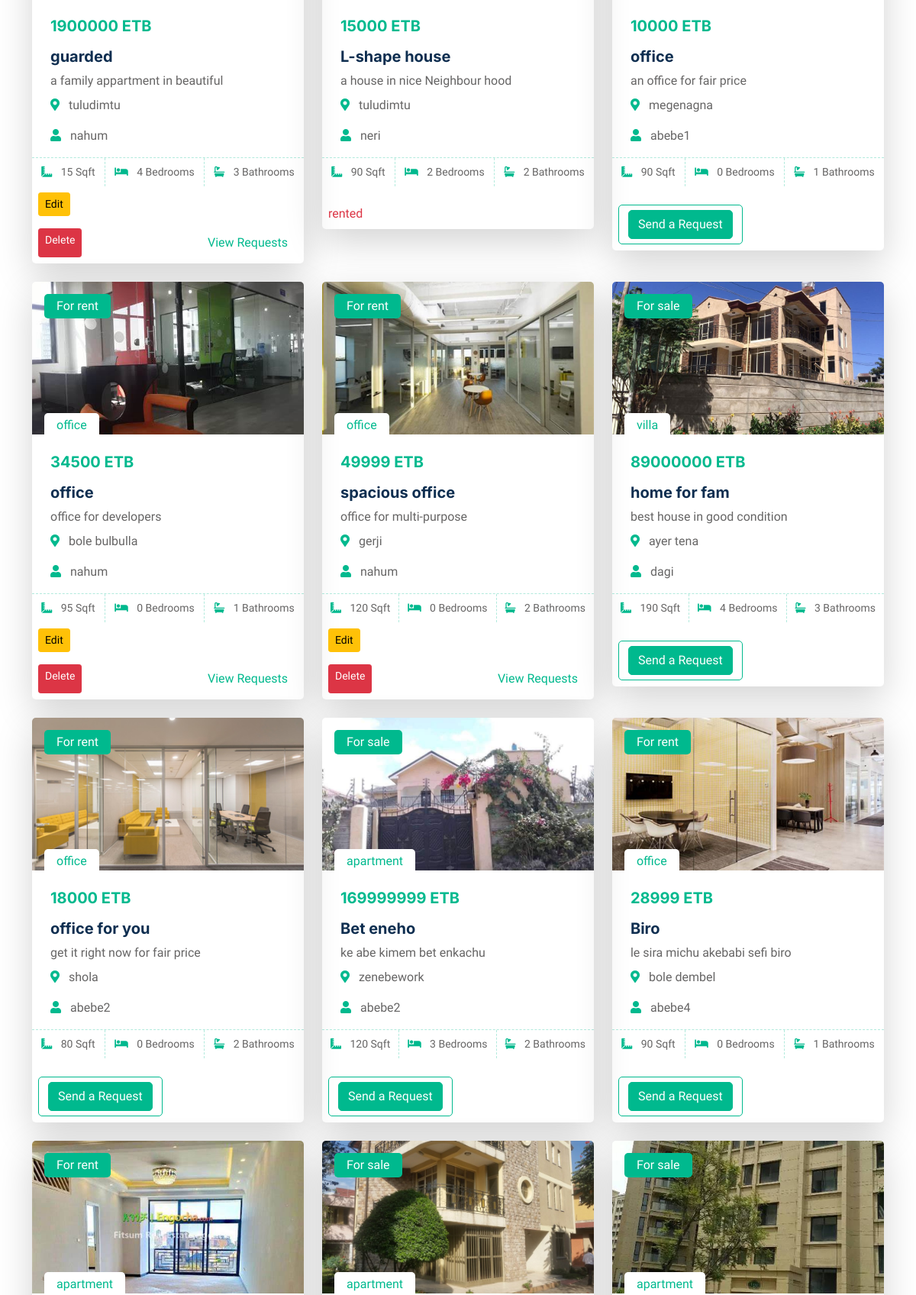
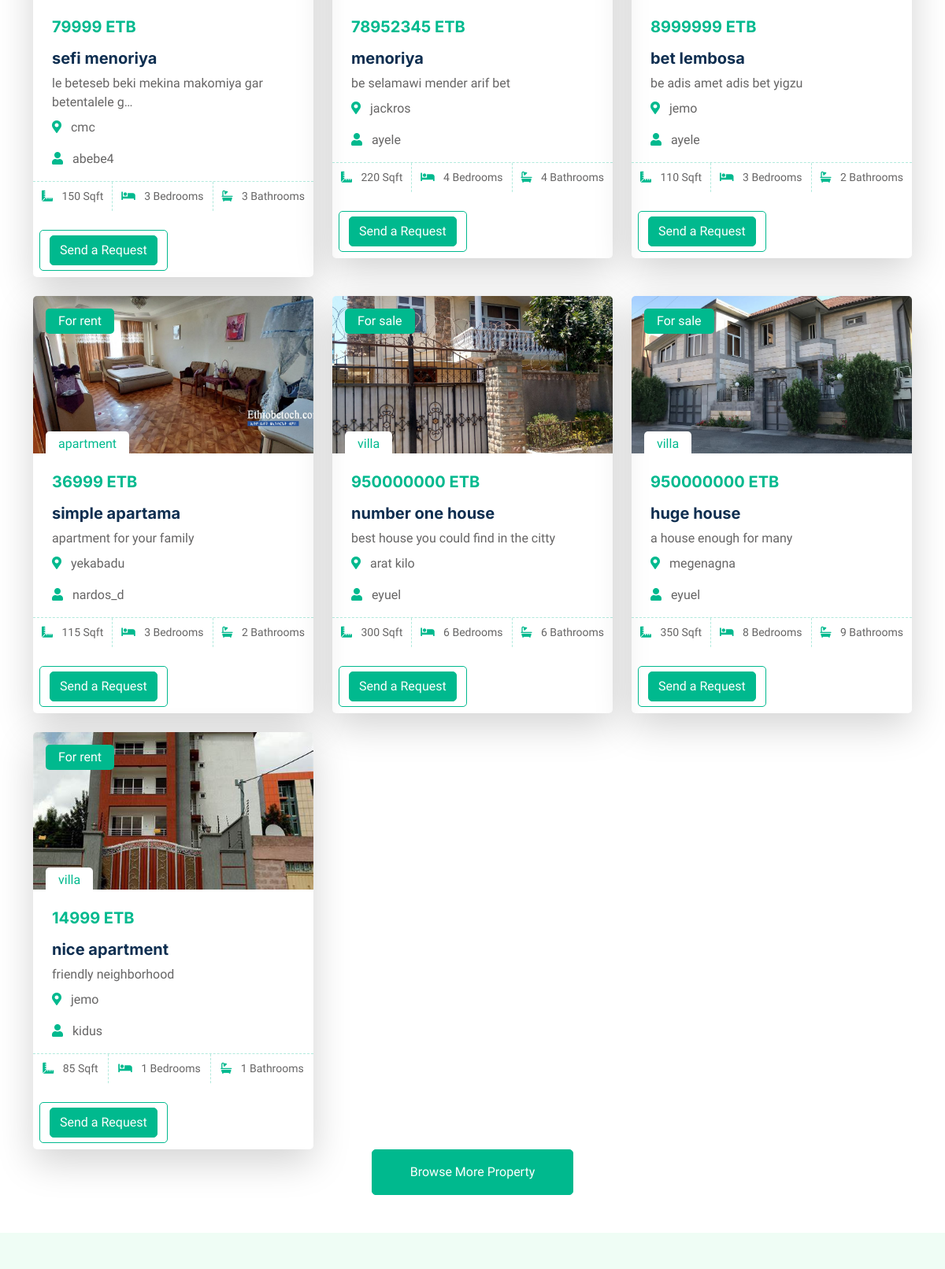
The page /property-list/ (signed in, middle part) on the database as committed earlier (2 pictures, top to bottom).
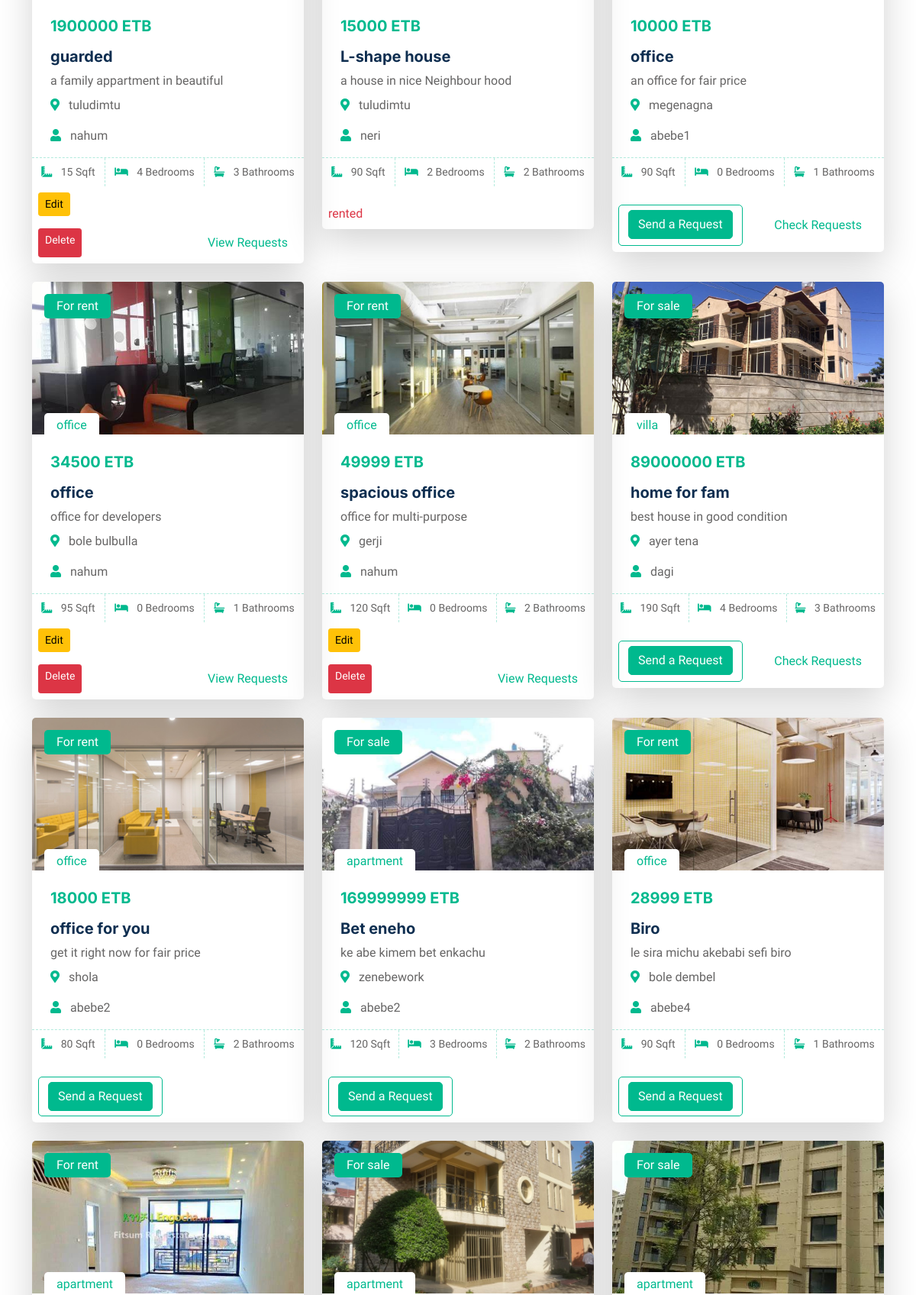
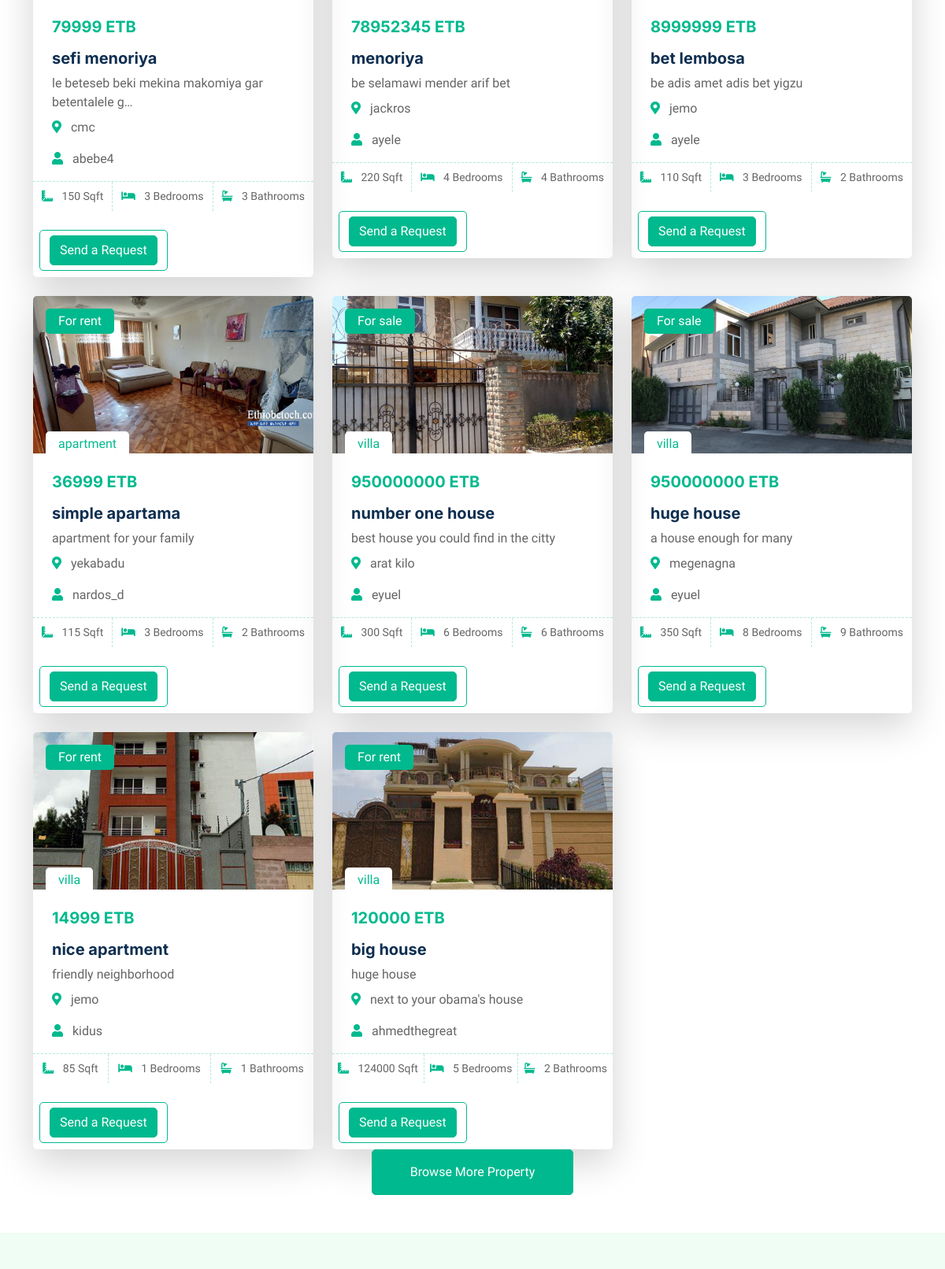
The same page on the database as committed later (2 pictures, top to bottom).
### main/models.py (models this page shows, shortened)
class Property(models.Model):
    user = models.ForeignKey(User, on_delete=models.CASCADE)
    title = models.CharField(max_length=122)
    description = models.TextField()
    PROPERTY_TYPES = [('villa', 'Villa'), ('apartment', 'Apartment'), ('office', 'Office')]
    PROPERTY_FOR = [('sale', 'Sale'), ('rent', 'Rent')]
    AVAILABILITY_CHOICES = [
        ('available', 'Available'),
        ('rented', 'Rented'),
        ('unavailable', 'Unavailable'),
        ('sold', 'Sold')
    ]
    property_type = models.CharField(max_length=122, choices=PROPERTY_TYPES, default='villa')
    property_for = models.CharField(max_length=122, choices=PROPERTY_FOR, default='sale')
    available = models.CharField(max_length=122, choices=AVAILABILITY_CHOICES, default='available')
    image = models.ImageField(upload_to='property_images', default='static/website/img/logo.jpg')
    bedrooms = models.IntegerField(default=0)
    bathrooms = models.IntegerField(default=0)
    price = models.IntegerField(default=0)
    area = models.IntegerField(default=0)
    location = models.CharField(max_length=122)

### main/views.py (the view)
# urls.py: path("property-list/", views.property_list, name="property-list"),
@login_required(login_url='login')
def property_list(request):
    properties = Property.objects.all()
    user_requests = Request.objects.filter(user=request.user).values_list('property_id', flat=True)
    property_type = request.GET.get('property_type', '').strip()
    property_for = request.GET.get('property_for', '').strip()
    location = request.GET.get('location', '').strip()
    price_min = request.GET.get('price_min', '').strip()
    price_max = request.GET.get('price_max', '').strip()
    if property_type and property_type in dict(Property.PROPERTY_TYPES):
        properties = properties.filter(property_type=property_type)
    if property_for and property_for in dict(Property.PROPERTY_FOR):
        properties = properties.filter(property_for=property_for)
    if location:
        properties = properties.filter(location__icontains=location)
    if price_min.isdigit():
        properties = properties.filter(price__gte=int(price_min))
    if price_max.isdigit():
        properties = properties.filter(price__lte=int(price_max))
    no_results = not properties.exists()
    return render(request, 'property-list.html', {'properties': properties, 'no_results': no_results, 'user_requests': user_requests,})

### main/templates/property-list.html (shortened to what this page needs)
{% load static %}
<!DOCTYPE html>
<html lang="en">
<head>
    <link href="https://cdnjs.cloudflare.com/ajax/libs/font-awesome/5.10.0/css/all.min.css" rel="stylesheet">
    <link href="https://cdn.jsdelivr.net/npm/bootstrap-icons@1.4.1/font/bootstrap-icons.css" rel="stylesheet">
    <link href="{% static 'website/lib/animate/animate.min.css' %}" rel="stylesheet">
    <link href="{% static 'website/lib/owlcarousel/assets/owl.carousel.min.css' %}" rel="stylesheet">
    <link href="{% static 'website/css/bootstrap.min.css' %}" rel="stylesheet">
    <link href="{% static 'website/css/style.css' %}" rel="stylesheet">
</head>
<body>
    <div class="container-xxl bg-white p-0">
        <div class="container-xxl py-5">
            <div class="container">
                <div class="tab-content">
                    <div id="tab-1" class="tab-pane fade show p-0 active">
                        <div class="row g-4">
                            {% for property in properties %}
                                <div class="col-lg-4 col-md-6 wow fadeInUp" data-wow-delay="0.1s">
                                    <div class="property-item rounded overflow-hidden shadow-lg">
                                        <div class="position-relative overflow-hidden">
                                            <div style="height: 200px"><img class="h-100 w-100" style="object-fit: cover" src="{{ property.image.url }}" alt="image of {{ property.title }}"></div>
                                            <div class="bg-primary rounded text-white position-absolute start-0 top-0 m-3 py-1 px-3"> For {{ property.property_for }} </div>
                                            <div class="bg-white rounded-top text-primary position-absolute start-0 bottom-0 mx-3 pt-1 px-3">{{ property.property_type }}</div>
                                        </div>
                                        <div class="p-4 pb-0">
                                            <h5 class="text-primary mb-3">{{ property.price }} ETB</h5>
                                            <p class="d-block h5 mb-2">{{ property.title }}</p>
                                            <p class="d-block h9 mb-2">{{ property.description|truncatechars:50 }}</p>
                                            <p><i class="fa fa-map-marker-alt text-primary me-2"></i> {{ property.location }}</p>
                                            <p><i class="fa fa-user text-primary me-2"></i> {{ property.user }}</p>
                                        </div>
                                        <div class="d-flex border-top">
                                            <small class="flex-fill text-center border-end py-2"><i class="fa fa-ruler-combined text-primary me-2"></i> {{ property.area }} Sqft</small>
                                            <small class="flex-fill text-center border-end py-2"><i class="fa fa-bed text-primary me-2"></i> {{ property.bedrooms }} Bedrooms</small>
                                            <small class="flex-fill text-center py-2"><i class="fa fa-bath text-primary me-2"></i> {{ property.bathrooms }} Bathrooms</small>
                                        </div>
                                        <div class="d-flex justify-content-between p-2">
                                            {% if user.is_authenticated and user == property.user %}
                                                <a href="{% url 'edit_property' property.id %}" class="btn btn-warning btn-sm">Edit</a>
                                            {% endif %}
                                        </div>
                                        <div class="d-flex justify-content-between p-2">
                                            {% if user.is_authenticated and user == property.user %}
                                                <a href="{% url 'delete_property' property.id %}" class="btn btn-danger btn-sm">Delete</a>
                                                <a href="{% url 'view_requests' property.id %}" class="btn btn-link">View Requests</a>
                                            {% endif %}
                                            {% if user.is_authenticated and user != property.user %}
                                                {% if property.available == 'available' %}
                                                    <div class="btn btn-outline-primary">
                                                        <a href="{% url 'send_request' property.id %}" class="btn btn-primary">Send a Request</a>
                                                    </div>
                                                {% else %}
                                                    <span class="text-danger">{{ property.available }}</span>
                                                {% endif %}
                                                {% if property.id in user_requests %}
                                                <div class="d-flex justify-content-between p-2">
                                                    <a href="{% url 'user_requests' %}" class="btn btn-link">Check Requests</a>
                                                </div>
                                                {% endif %}
                                            {% endif %}
                                        </div>
                                    </div>
                                </div>
                            {% endfor %}
                        </div>
                    </div>
                            <div class="col-12 text-center wow fadeInUp" data-wow-delay="0.1s">
                                <a class="btn btn-primary py-3 px-5" href="{% url 'property-list' %}">Browse More Property</a>
                            </div>
                        </div>
                    </div>
                </div>
            </div>
</body>
</html>

### static/website/css/style.css (style rules this page uses)
:root { --primary: #00B98E; --secondary: #FF6922; --light: #EFFDF5; --dark: #0E2E50; }
.btn { transition: .5s; }
.btn.btn-primary, .btn.btn-secondary { color: #FFFFFF; }
.property-item { box-shadow: 0 0 30px rgba(0, 0, 0, .08); }
.property-item img { transition: .5s; }
.property-item .border-top { border-top: 1px dashed rgba(0, 185, 142, .3) !important; }
.property-item .border-end { border-right: 1px dashed rgba(0, 185, 142, .3) !important; }

Rows that differ between the two databases and show on the page:
shown differently, row unchanged: Property "an office for fair price": now shows "Check Requests"
shown differently, row unchanged: Property "home for fam": now shows "Check Requests"
added Property: image (picture), property_for "rent", property_type "villa", price "120000", title "big house", description "huge house", location "next to your obama's house", user "ahmedthegreat", area "124000", bedrooms "5", bathrooms "2", available "Send a Request"
